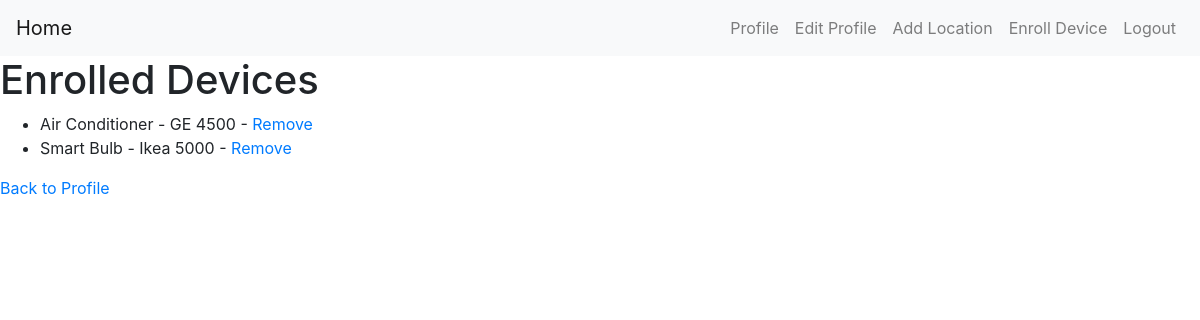
/enrolled_devices (signed in), run on the app's committed database.
### app.py (models this page shows)
class EnrolledDevice(db.Model):
    id = db.Column(db.Integer, primary_key=True)
    service_location_id = db.Column(db.Integer, db.ForeignKey('service_location.id'), nullable=False)
    model_id = db.Column(db.Integer, db.ForeignKey('device_model.id'), nullable=False)
    events = db.relationship('EventData', backref='enrolled_device', lazy=True)
    service_location = db.relationship('ServiceLocation', backref='enrolled_devices')

class DeviceModel(db.Model):
    id = db.Column(db.Integer, primary_key=True)
    type = db.Column(db.String(50), nullable=False)
    model_number = db.Column(db.String(50), nullable=False)
    enrolled_devices = db.relationship('EnrolledDevice', backref='device_model', lazy=True)

### app.py (the view)
@app.route('/enrolled_devices')
def enrolled_devices():
    if 'user_id' in session:
        user = User.query.get(session['user_id'])
        if user.service_locations:
            service_location = user.service_locations[0]  # Assuming the user has only one service location
            enrolled_devices = EnrolledDevice.query.filter_by(service_location_id=service_location.id).all()
            return render_template('enrolled_devices.html', user=user, enrolled_devices=enrolled_devices)
        else:
            flash("Please add a service location before viewing enrolled devices.", 'warning')
            return redirect(url_for('add_service_location'))
    else:
        return redirect(url_for('login'))

### templates/enrolled_devices.html
{% extends 'base.html' %}
{% block content %}
    <h1>Enrolled Devices</h1>
    {% if enrolled_devices %}
        <ul>
            {% for device in enrolled_devices %}
                <li>
                    {{ device.device_model.type }} - {{ device.device_model.model_number }}
                    - <a href="{{ url_for('remove_enrolled_device', device_id=device.id) }}">Remove</a>
                </li>
            {% endfor %}
        </ul>
    {% else %}
        <p>No devices enrolled.</p>
    {% endif %}
    <p><a href="{{ url_for('profile') }}">Back to Profile</a></p>
{% endblock %}

### data on the page
EnrolledDevice: device_model.type "Air Conditioner", device_model.model_number "GE 4500"
EnrolledDevice: device_model.type "Smart Bulb", device_model.model_number "Ikea 5000"
